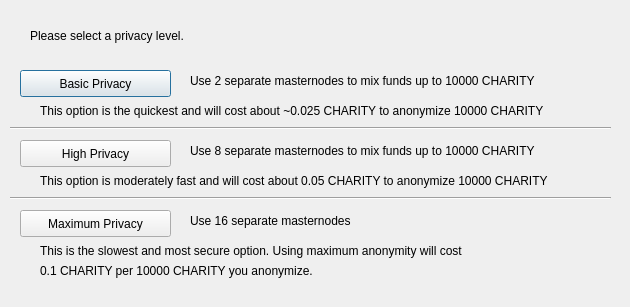
<?xml version="1.0" encoding="UTF-8"?>
<ui version="4.0">
 <class>DarksendConfig</class>
 <widget class="QDialog" name="DarksendConfig">
  <property name="geometry">
   <rect>
    <x>0</x>
    <y>0</y>
    <width>630</width>
    <height>307</height>
   </rect>
  </property>
  <property name="windowTitle">
   <string>Configure Darksend</string>
  </property>
  <widget class="QPushButton" name="buttonBasic">
   <property name="geometry">
    <rect>
     <x>20</x>
     <y>70</y>
     <width>151</width>
     <height>27</height>
    </rect>
   </property>
   <property name="text">
    <string>Basic Privacy</string>
   </property>
  </widget>
  <widget class="QPushButton" name="buttonHigh">
   <property name="geometry">
    <rect>
     <x>20</x>
     <y>140</y>
     <width>151</width>
     <height>27</height>
    </rect>
   </property>
   <property name="text">
    <string>High Privacy</string>
   </property>
  </widget>
  <widget class="QPushButton" name="buttonMax">
   <property name="geometry">
    <rect>
     <x>20</x>
     <y>210</y>
     <width>151</width>
     <height>27</height>
    </rect>
   </property>
   <property name="text">
    <string>Maximum Privacy</string>
   </property>
  </widget>
  <widget class="QLabel" name="label">
   <property name="geometry">
    <rect>
     <x>30</x>
     <y>20</y>
     <width>571</width>
     <height>31</height>
    </rect>
   </property>
   <property name="text">
    <string>Please select a privacy level.</string>
   </property>
  </widget>
  <widget class="QLabel" name="label_2">
   <property name="geometry">
    <rect>
     <x>190</x>
     <y>70</y>
     <width>421</width>
     <height>21</height>
    </rect>
   </property>
   <property name="text">
    <string>Use 2 separate masternodes to mix funds up to 10000 CHARITY</string>
   </property>
  </widget>
  <widget class="QLabel" name="label_3">
   <property name="geometry">
    <rect>
     <x>190</x>
     <y>140</y>
     <width>411</width>
     <height>21</height>
    </rect>
   </property>
   <property name="text">
    <string>Use 8 separate masternodes to mix funds up to 10000 CHARITY</string>
   </property>
  </widget>
  <widget class="QLabel" name="label_4">
   <property name="geometry">
    <rect>
     <x>190</x>
     <y>210</y>
     <width>421</width>
     <height>21</height>
    </rect>
   </property>
   <property name="text">
    <string>Use 16 separate masternodes</string>
   </property>
  </widget>
  <widget class="QLabel" name="label_6">
   <property name="geometry">
    <rect>
     <x>40</x>
     <y>100</y>
     <width>561</width>
     <height>21</height>
    </rect>
   </property>
   <property name="text">
    <string>This option is the quickest and will cost about ~0.025 CHARITY to anonymize 10000 CHARITY</string>
   </property>
  </widget>
  <widget class="QLabel" name="label_7">
   <property name="geometry">
    <rect>
     <x>40</x>
     <y>170</y>
     <width>561</width>
     <height>21</height>
    </rect>
   </property>
   <property name="text">
    <string>This option is moderately fast and will cost about 0.05 CHARITY to anonymize 10000 CHARITY</string>
   </property>
  </widget>
  <widget class="QLabel" name="label_8">
   <property name="geometry">
    <rect>
     <x>40</x>
     <y>240</y>
     <width>561</width>
     <height>21</height>
    </rect>
   </property>
   <property name="text">
    <string>This is the slowest and most secure option. Using maximum anonymity will cost</string>
   </property>
  </widget>
  <widget class="QLabel" name="label_9">
   <property name="geometry">
    <rect>
     <x>40</x>
     <y>260</y>
     <width>561</width>
     <height>21</height>
    </rect>
   </property>
   <property name="text">
    <string>0.1 CHARITY per 10000 CHARITY you anonymize.</string>
   </property>
  </widget>
  <widget class="Line" name="line">
   <property name="geometry">
    <rect>
     <x>10</x>
     <y>120</y>
     <width>601</width>
     <height>16</height>
    </rect>
   </property>
   <property name="orientation">
    <enum>Qt::Horizontal</enum>
   </property>
  </widget>
  <widget class="Line" name="line_2">
   <property name="geometry">
    <rect>
     <x>10</x>
     <y>190</y>
     <width>601</width>
     <height>16</height>
    </rect>
   </property>
   <property name="orientation">
    <enum>Qt::Horizontal</enum>
   </property>
  </widget>
 </widget>
 <resources/>
 <connections/>
</ui>
